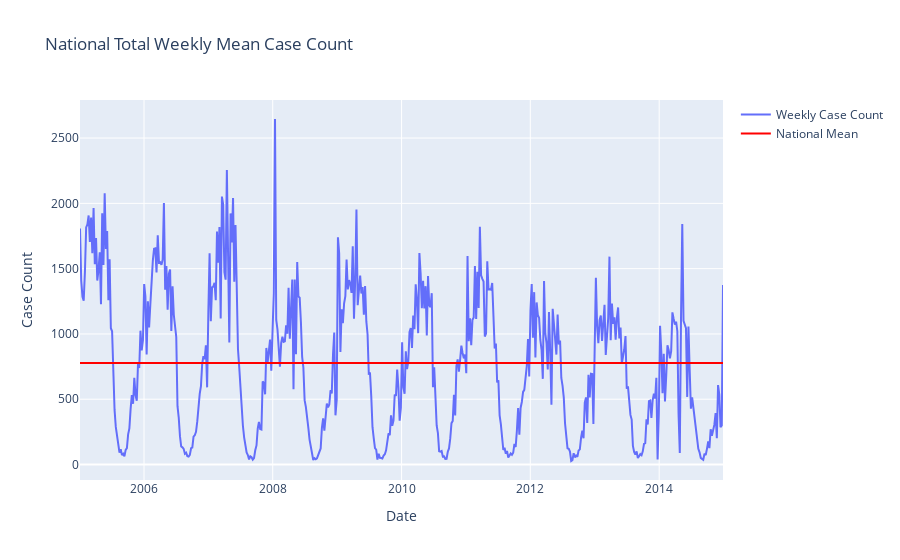

The notebook cell saved with this chart:
### Code cell
# Calculate the national total weekly mean case count
national_mean_cases = chickenpox_df['National_Total'].mean()

# Create the line plot
fig = go.Figure(data=[
    go.Scatter(x=chickenpox_df['Date'], y=chickenpox_df['National_Total'], mode='lines', name='Weekly Case Count')
])

# Update the layout
fig.update_layout(
    title='National Total Weekly Mean Case Count',
    xaxis_title='Date',
    yaxis_title='Case Count'
)

# Add a line for the national mean case count
fig.add_trace(go.Scatter(x=chickenpox_df['Date'], y=[national_mean_cases] * len(chickenpox_df),
                         name='National Mean', mode='lines', line=dict(color='red')))

# Show the plot
fig.show()

### Figure 1 — Plotly figure (JSON) as saved in the notebook; plotly's stock layout.template omitted (floating-point values rounded to 4 significant figures; data arrays with more than 128 entries replaced by an {"elided": "..."} marker saying what was removed)
{"data": [{"mode": "lines", "name": "Weekly Case Count", "type": "scatter", "x": {"elided": "522 str values"}, "y": {"elided": "522 int values"}}, {"line": {"color": "red"}, "mode": "lines", "name": "National Mean", "type": "scatter", "x": {"elided": "522 str values"}, "y": {"elided": "522 float values"}}], "layout": {"title": {"text": "National Total Weekly Mean Case Count"}, "xaxis": {"title": {"text": "Date"}}, "yaxis": {"title": {"text": "Case Count"}}}}
